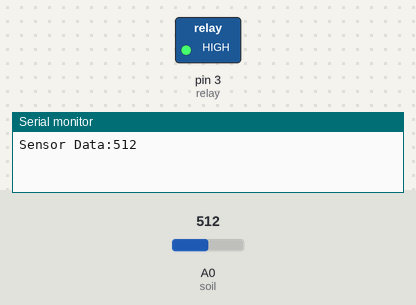
A sketch run on a simulated Arduino Uno, built with avr-gcc and run on an emulated ATmega328P. Shown: switched loads named in the sketch (green lamp = pin HIGH), the last lines printed to the serial monitor. The inputs (shaded band) are chosen by the test bench; at power-on: A0 (soil) = 512.

Above: at 0.1 s.
At 1.1 s:
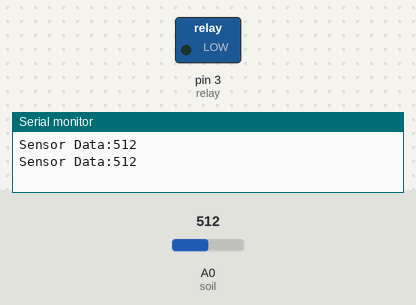
Timing chart, 0 to 2.6 s (numbered marks = the images above):
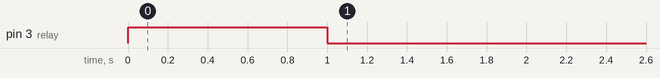

The sketch:

IrrigationSystem.ino
```cpp
int soil = A0;
int relay = 3;

void setup() {
  pinMode(soil, INPUT);
  pinMode(relay, OUTPUT);
  digitalWrite(relay, HIGH);
  Serial.begin(9600);
}

void loop() {
  int soilValue = analogRead(soil);
  Serial.print("Sensor Data:");
  Serial.println(soilValue);
  delay(1000);

  //When soil is wet, pump is OFF
  //When soil is dry, pump is ON, starts pumping water
  if(soilValue > 250)
    digitalWrite(relay, LOW);
  else
    digitalWrite(relay, HIGH);
}
```

Measured:
- by itself, pin 3 (relay): HIGH → LOW at 1.0 s
